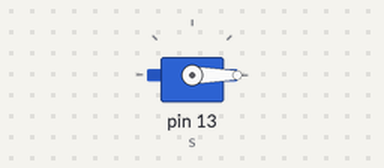
The sketch below on a simulated Arduino Uno, built with avr-gcc and run on an emulated ATmega328P. On the bench: servo.

Above: at 0.05 s.
Timing chart, 0 to 4.6 s (numbered marks = the images above):
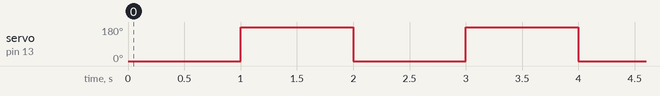

The sketch:

Servo_Blink.ino
```cpp
#include <Servo.h>

Servo s;

int pos = 0;


void setup() {
  // put your setup code here, to run once:
  s.attach(13);
}

void loop() {
  // put your main code here, to run repeatedly:
  s.write(0);
  delay(1000);
  s.write(180);
  delay(1000);
}
```

Measured:
- by itself, servo on pin 13 (s): alternates 180° for 1.0 s and 0° for 1.0 s
